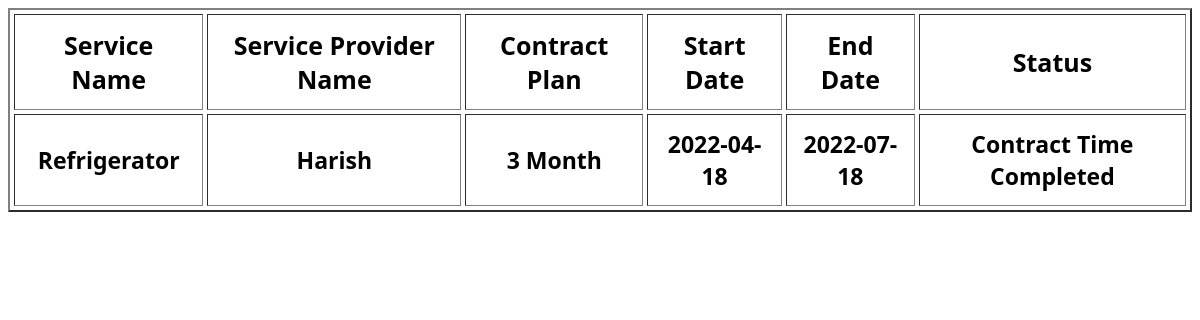
The page /RegisterAMC.php (signed in) on the database its author committed.
### tables this page shows
CREATE TABLE IF NOT EXISTS `contract_details` (
  `C_Id` int(11) NOT NULL AUTO_INCREMENT,
  `C_Email_Id` varchar(40) NOT NULL,
  `Service_Id` varchar(10) NOT NULL,
  `S_P_Id` varchar(10) NOT NULL,
  `S_C_Plan` varchar(20) NOT NULL,
  `C_Start_Date` date NOT NULL,
  `C_End_Date` date NOT NULL,
  `Total_Cost` int(5) NOT NULL,
  `Payment` tinyint(1) NOT NULL,
  PRIMARY KEY (`C_Id`),
  KEY `FK6` (`C_Email_Id`),
  KEY `FK7` (`Service_Id`),
  KEY `FK8` (`S_P_Id`)
);

CREATE TABLE IF NOT EXISTS `service` (
  `Service_Id` varchar(10) NOT NULL,
  `Service_Name` varchar(40) NOT NULL,
  `C_Price` int(5) NOT NULL,
  PRIMARY KEY (`Service_Id`)
);

CREATE TABLE IF NOT EXISTS `service_provider_details` (
  `S_P_Id` varchar(10) NOT NULL,
  `S_P_Name` varchar(40) NOT NULL,
  `S_P_Experience_Year` int(2) NOT NULL,
  `S_P_Email_Id` varchar(40) NOT NULL,
  `S_P_Contact` text NOT NULL,
  `S_P_City` varchar(20) NOT NULL,
  `S_P_Address` varchar(100) NOT NULL,
  `S_P_Password` varchar(10) NOT NULL,
  PRIMARY KEY (`S_P_Id`)
);

### RegisterAMC.php (the view, shortened to what this page needs)
<html>
<head>
</head>
<body style="overflow:hidden" onload="div_hide();">
<center>
<?php
	$eid=$_SESSION["Client_Session"];
	$cn=mysqli_connect("localhost","root","root");
	if($cn)
	{
		$db=mysqli_select_db($cn,"home care");
		if($db)
		{
			$q=mysqli_query($cn,"Select * from Contract_details where C_Email_Id='$eid'");
			if($q)
			{
				echo "<table border='2' cellpadding='13' cellspacing='4'><tr><th>Service Name</th><th>Service Provider Name</th><th>Contract Plan</th><th>Start Date</th><th>End Date</th><th>Status</th></tr>";
				while($row=mysqli_fetch_array($q))
				{
					$q1=mysqli_query($cn,"select Service_Name from service where Service_Id='$row[2]'");
					$sname=mysqli_fetch_array($q1);
					echo "<tr><td>$sname[0]</td>";
					$q2=mysqli_query($cn,"select S_P_Name from service_provider_details where S_P_Id='$row[3]'");
					$spname=mysqli_fetch_array($q2);
					echo "<td>$spname[0]</td>";
					echo "<td>$row[4]</td>";
					echo "<td>$row[5]</td>";
					echo "<td>$row[6]</td>";
					if(strtotime(date("y-m-d"))<strtotime($row[6]))
					{
						echo "<td><a style='text-decoration:underline;color:blue;cursor:pointer;' onClick='show()'>Register Service</a></td>";
					}
					else
					{
						echo "<td>Contract Time Completed</td>";
					}
					echo "</tr>";
				}
				echo "</table>";
			}
		}
		else
		{
			mysqli_error($cn);
		}
	}
	else
	{
		mysqli_error($cn);
	}
?>
</body>
</html>

### RegisterAMC.php (style rules this page uses)
table { text-align:center; font-family:"segoe ui"; }
th { font-weight:800; font-size:25; }
td { font-weight:600; font-size:23; }

### rows shown on the page
contract_details: Service_Id.Service_Name "Refrigerator", S_P_Id.S_P_Name "Harish", S_C_Plan "3 Month", C_Start_Date "2022-04-18", C_End_Date "2022-07-18", shows "Contract Time Completed"
